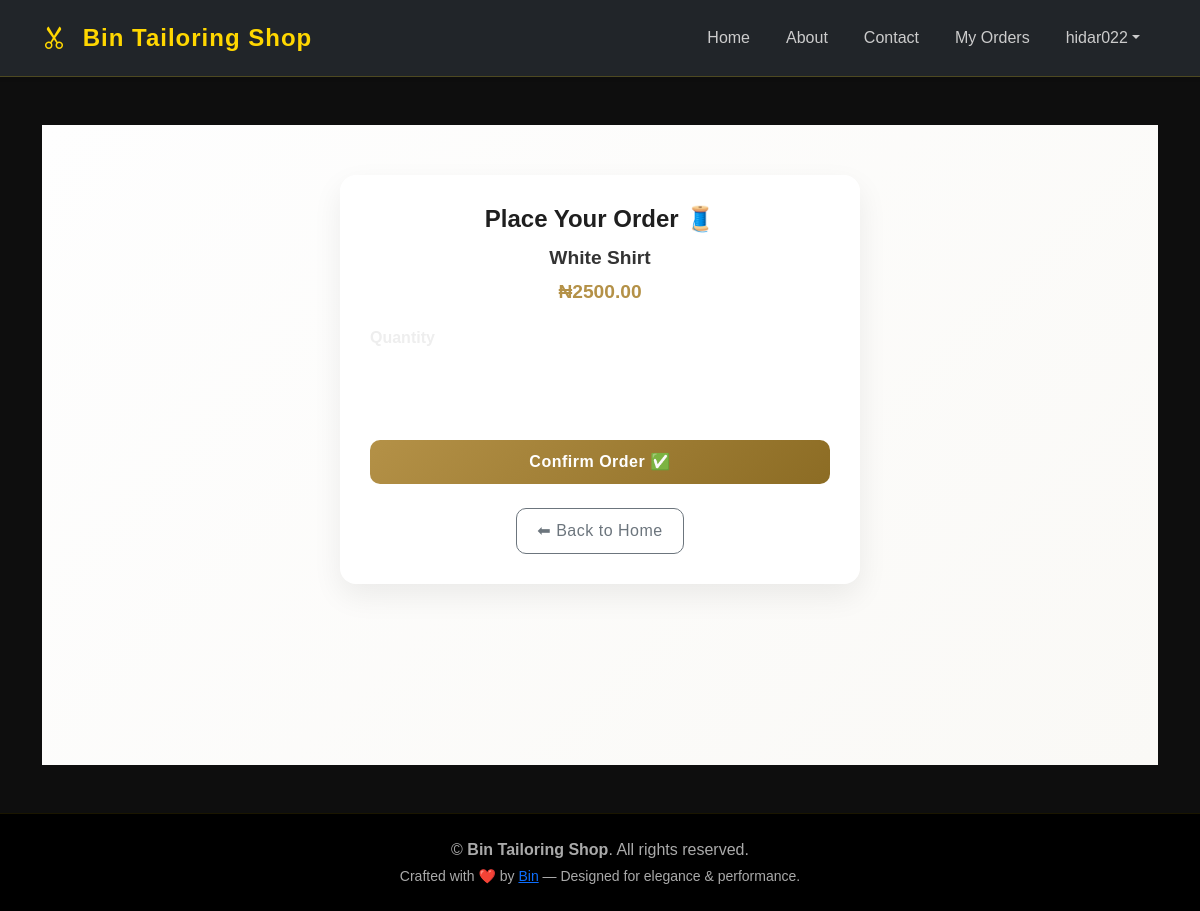
/order/1/ (signed in), run on an earlier commit of the app's database.
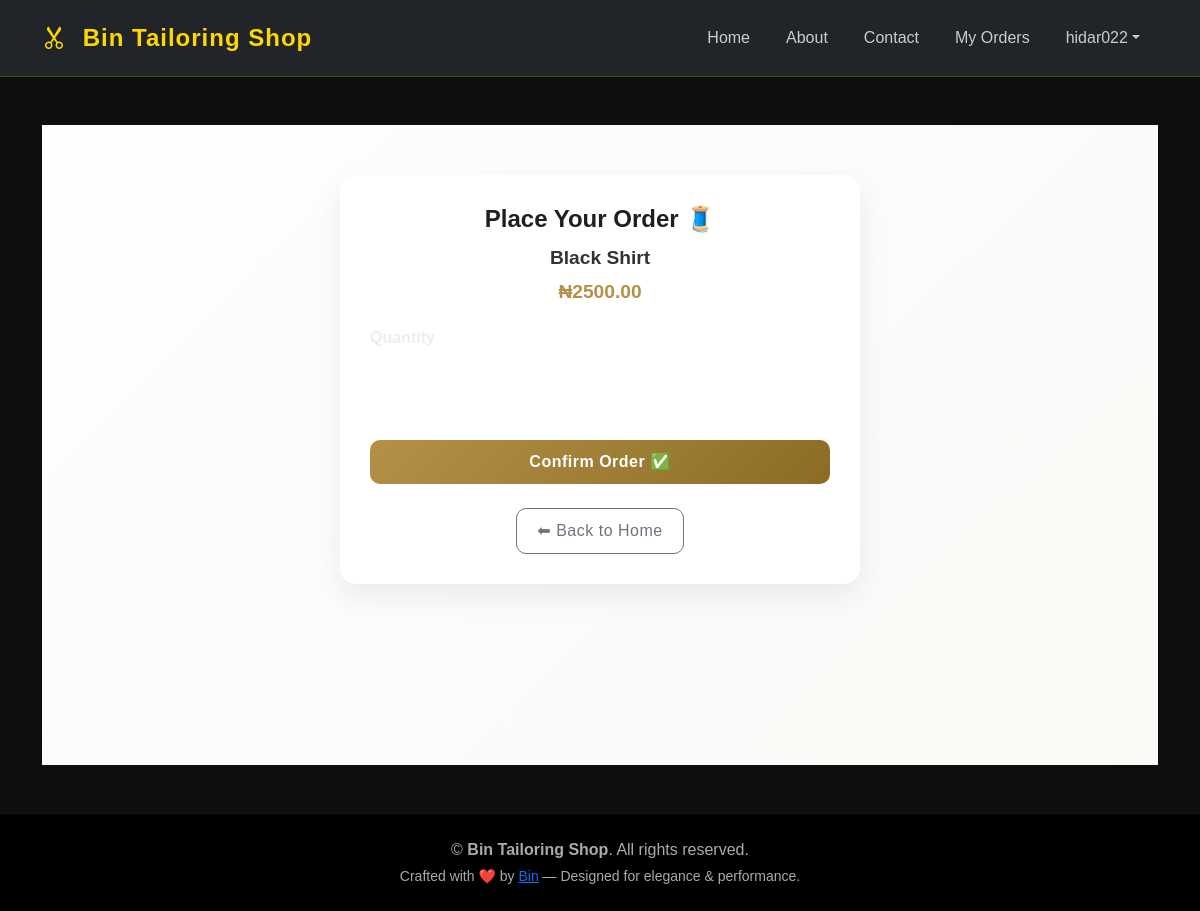
And on a later commit of the database.
### main_app/models.py (models this page shows, shortened)
class Product(models.Model):
    name = models.CharField(max_length=100)
    description = models.TextField()
    price = models.DecimalField(max_digits=8, decimal_places=2)
    image = models.ImageField(upload_to='products/', null=True, blank=True)

### main_app/views.py (the view, shortened to what this page needs)
# urls.py: path('order/<int:product_id>/', views.create_order, name='create_order'),
@login_required
def create_order(request, product_id):
    product = get_object_or_404(Product, id=product_id)
    return render(request, "order.html", {"product": product})

### main_app/templates/order.html (shortened to what this page needs)
{% extends 'base.html' %}
{% block content %}
<div class="page-bg">
  <div class="order-card">
    <h4>Place Your Order 🧵</h4>
    <div class="product-name">{{ product.name }}</div>
    <div class="product-price">₦{{ product.price }}</div>
    <form method="POST" class="mt-3">
      <div class="mb-3">
        <label for="quantity" class="form-label fw-semibold">Quantity</label>
        <input type="number" id="quantity" name="quantity" class="form-control" min="1" value="1" required>
      </div>
      <button type="submit" class="btn btn-gold w-100 mt-3">Confirm Order ✅</button>
    </form>
    <div class="text-center mt-4">
      <a href="{% url 'home' %}" class="btn btn-outline-secondary">
        ⬅ Back to Home
      </a>
    </div>
  </div>
</div>
{% endblock %}

What changed in the data, as far as the page shows it:
changed Product: name "White Shirt" → "Black Shirt"
